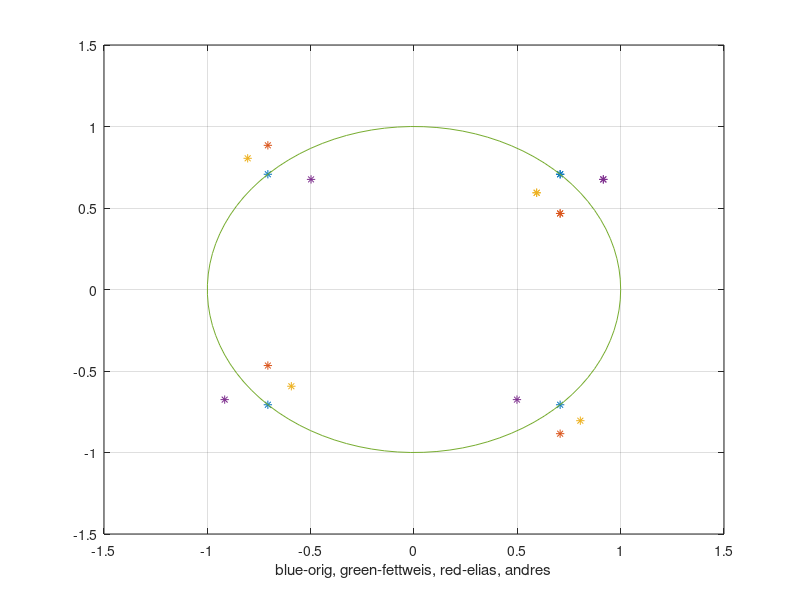

MATLAB code for this plot:
x=[1+i 1-i -1+i -1-j].'/sqrt(2);
M=4;
x=exp(i*2*pi*(((0:M)+0.5)/M)).';

phi=0.3;
alpha=0.0;
g=1+alpha;

% Fettweis and B Lindoff and Fredrik N
K1=(1+g*exp(-i*phi))/sqrt(2*(1+g*g));
K2=(1-g*exp(i*phi))/sqrt(2*(1+g*g));
y=K1*x+K2*conj(x);

% Elias
a=cos(phi/2)+i*alpha*sin(phi/2);
b=alpha*cos(phi/2)-i*sin(phi/2);
z=a*x+b*conj(x);

% Andres
k=g;
kRe=sqrt(2/(1+k*k));
kIm=sqrt(2*k*k/(1+k*k));
w=kRe*(real(x)+sin(phi)*imag(x))+kIm*i*cos(phi)*imag(x);

% plotting
plot([x y z w],'*')
hold on
xx=linspace(0,2*pi);yy=cos(xx)+i*sin(xx);
plot(real(yy),imag(yy))
hold off
axis(1.5*[-1 1 -1 1])
xlabel('blue-orig, green-fettweis, red-elias, andres')
grid

q=[y z w];
disp('Gain in whole IQ imbalance block')
disp(sqrt(mean(abs(q).^2)))
disp('Gain')
disp(sqrt(mean(imag(q).^2)./mean(real(q).^2)))
disp('Phase')
mean(angle(q)-repmat(angle(x),1,3))
